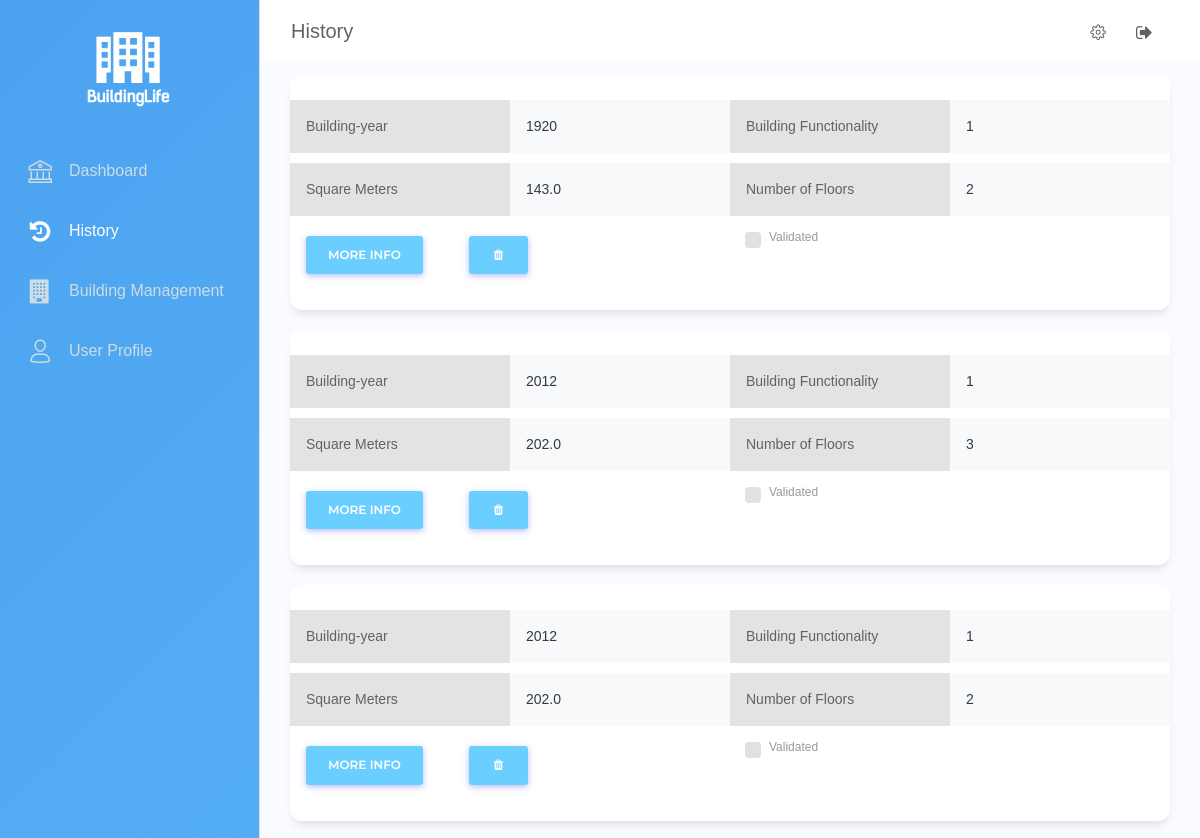
Before: /history (upper part) with the older database file.
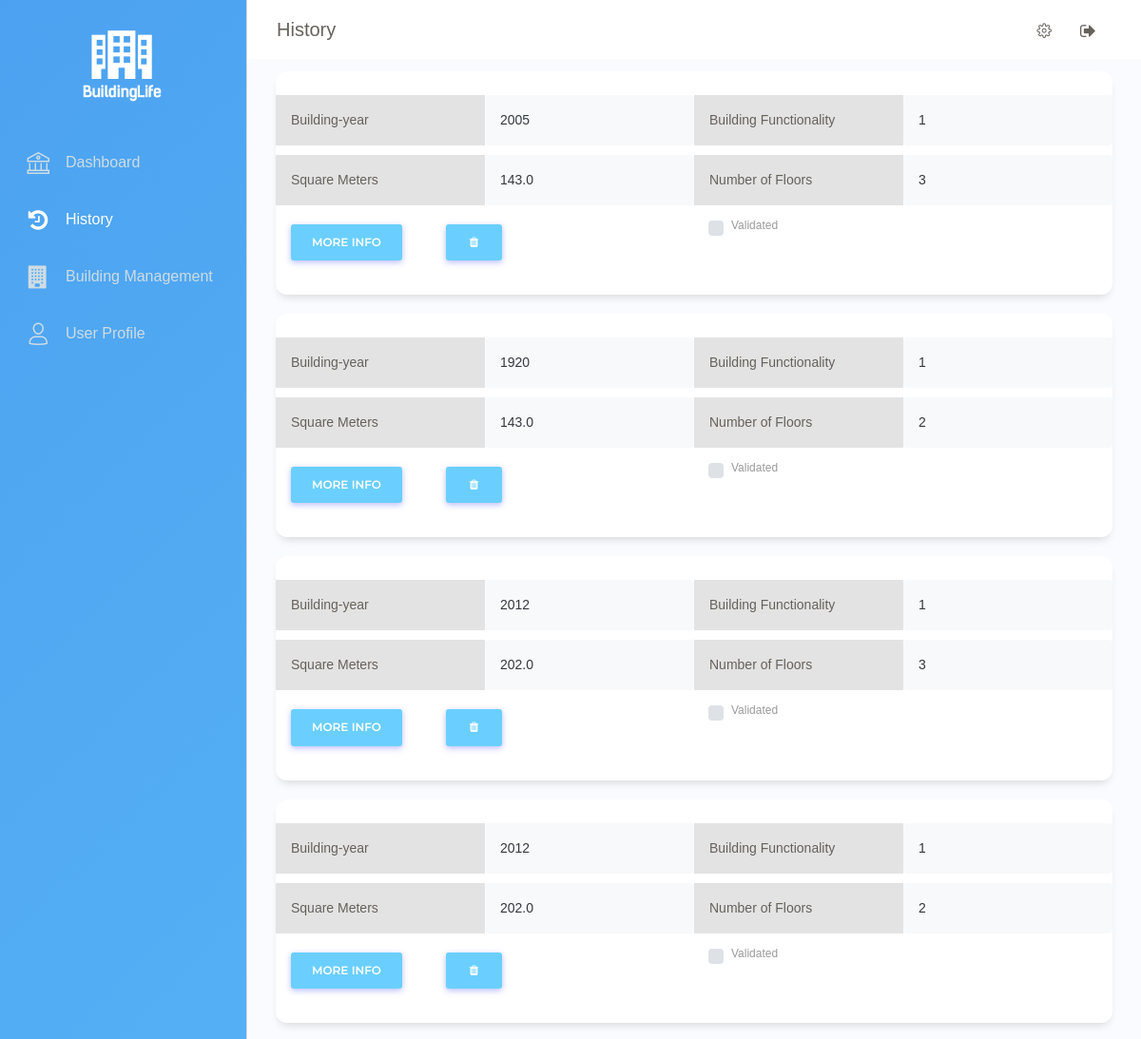
After: the same page with the newer database file.
### app/models.py (models this page shows, shortened)
class Building(db.Model):
	__tablename__ = "Building"
	id                      = db.Column(db.Integer, primary_key=True)
	building_year           = db.Column(db.Integer)
	building_functionality  = db.Column(db.String(120))
	square_meters           = db.Column(db.Float)
	number_floors           = db.Column(db.Integer)
	total_value             = db.Column(db.Integer)
	steel_quantity          = db.Column(db.Integer)
	steel_Value             = db.Column(db.Integer)
	copper_quantity         = db.Column(db.Integer)
	copper_Value            = db.Column(db.Integer)
	concrete_quantity       = db.Column(db.Integer)
	concrete_Value          = db.Column(db.Integer)
	timber_quantity         = db.Column(db.Integer)
	timber_Value            = db.Column(db.Integer)
	glass_quantity          = db.Column(db.Integer)
	glass_Value             = db.Column(db.Integer)
	polystyrene_quantity    = db.Column(db.Integer)
	polystyrene_Value       = db.Column(db.Integer)
	user_id                 = db.Column(db.Integer, db.ForeignKey('user.id'))

### app/routes.py (the view)
@app.route('/history')
def history():
	buildings = Building.query.order_by(Building.id.desc())
	return render_template('history.html', buildings=buildings)

### app/templates/history.html (shortened to what this page needs)
{% extends "base.html" %}
{% block content %}
    <div class="main-panel">
      <nav class="navbar navbar-expand-lg navbar-absolute fixed-top navbar-transparent">
        <div class="container-fluid">
          <div class="navbar-wrapper">
            <a class="navbar-brand" href="#pablo">History</a>
          </div>
          <div class="collapse navbar-collapse justify-content-end" id="navigation">
            <ul class="navbar-nav">
              <li class="nav-item">
                <a class="nav-link btn-rotate">
                  <i class="nc-icon nc-settings-gear-65"></i>
                </a>
              </li>
              <li class="nav-item">
                <a class="nav-link btn-rotate" href="{{url_for('logout')}}">
                  <i class="fa fa-sign-out"></i>
                </a>
              </li>
            </ul>
          </div>
        </div>
      </nav>
      <div class="content">
        <div class="row">
        {% for building in buildings %}
          <div class="col-md-12">
            <div class="card ">
              <div class="card-body ">
                <div class="row" style="margin-top:10px">
                  <div class="p-3 col-md-3" style="background-color: #e3e3e3; color: #66615B">Building-year</div>
                  <div class="p-3 bg-light text-dark rounded col-md-3">{{ building.building_year }}</div>
                  <div class="p-3 col-md-3" style="background-color: #e3e3e3; ; color: #66615B">Building Functionality</div>
                  <div class="p-3 bg-light text-dark rounded col-md-3">{{ building.building_functionality }}</div>
                </div>
                <div class="row" style="margin-top:10px">
                  <div class="p-3 col-md-3" style="background-color: #e3e3e3; color: #66615B">Square Meters</div>
                  <div class="p-3 bg-light text-dark rounded col-md-3">{{ building.square_meters }}</div>
                  <div class="p-3 col-md-3" style="background-color: #e3e3e3; color: #66615B">Number of Floors</div>
                  <div class="p-3 bg-light text-dark rounded col-md-3">{{ building.number_floors }}</div>
                </div>
                <div class="row" style="margin-top:10px">
                  <div class=" col-md-6">
                    <p style="padding: 0 0 0px">
                      <button class="btn btn-primary" type="button" data-toggle="collapse" data-target="#collapseExample{{loop.index}}" aria-expanded="false" aria-controls="collapseExample{{loop.index}}">
                      More info
                      </button>
                      <button class="btn btn-primary" type="button" style="margin-left: 10%"  onclick="var r = confirm('Are you sure you want to delete this estimation ?');
                      if (r == true) {
                        location.href='{{url_for('suppr', idEstimation=building.id)}}';
                      }">
                        <i class="fa fa-trash fa-fw" aria-hidden="true"></i>
                      </button>
                    </p>
                  </div>
                  <div class=" col-md-6">
                    <div class="custom-control custom-checkbox">
                      <label class="custom-control-label" for="checkbox_{{ building.id }}" >Validated</label>
                    </div>
                  </div>
                </div>
            </div>
              </div>
              </div>
			    {% endfor %}
            </div>
	  </div>
  </div>
  {% endblock %}

### app/templates/base.html (shortened to what this page needs)
<!DOCTYPE html>
<html lang="en">
<head>
  <link href="https://maxcdn.bootstrapcdn.com/font-awesome/latest/css/font-awesome.min.css" rel="stylesheet">
   <link href= "{{ url_for('static',filename='Front_end/Dashboard/assets/css/bootstrap.min.css') }}" rel= "stylesheet" >
   <link href= "{{ url_for('static',filename='Front_end/Dashboard/assets/css/paper-dashboard.css') }}" rel= "stylesheet" >
   <link href= "{{ url_for('static',filename='Front_end/Dashboard/assets/css/styleProgressBar.css') }}" rel= "stylesheet" >
   <link rel="stylesheet" href="https://cdnjs.cloudflare.com/ajax/libs/font-awesome/4.7.0/css/font-awesome.min.css">
</head>
<body class="">
  <div class="wrapper ">
    <div class="sidebar" data-color="white" data-active-color="danger">
      <div class="logo mx-auto">
        <a class="sticky-logo" href="dashboard">
          <img style="width: 55%; height:50%; vertical-align: middle;" class="img-fluid mx-auto d-block" src="static/Front_end/img/Logo_Updated.png" alt="" title="">
        </a>
      </div>
	 <div class="sidebar-wrapper" style="overflow: hidden">
        <ul class="nav">
          {% if url_for(request.endpoint) == "/dashboard" %}
            <li class="active ">
          {% else %}
            <li>
          {% endif %}
            <a href="dashboard">
              <i class="nc-icon nc-bank"></i>
              <p style = "font-family: Nunito,sans-serif; font-weight: 400; font-size: 1rem">Dashboard</p>
            </a>
          </li>
          {% if url_for(request.endpoint) == "/history" %}
            <li class="active ">
          {% else %}
            <li>
          {% endif %}
            <a href="history">
              <i class="fa fa-history"></i>
              <p style = "font-family: Nunito,sans-serif; font-weight: 400; font-size: 1rem">History</p>
            </a>
          </li>
          {% if url_for(request.endpoint) == "/BuildingManagement" or url_for(request.endpoint) == "/parameters" or url_for(request.endpoint) == "/building_management_estimation" %}
          <li class="active ">
          {% else %}
          <li>
          {% endif %}
            <a href="BuildingManagement">
              <i class="fa fa-building"></i>
              <p style = "font-family: Nunito,sans-serif; font-weight: 400; font-size: 1rem;">Building Management</p>
            </a>
          </li>
          {% if url_for(request.endpoint) == "/UserProfile" %}
          <li class="active ">
          {% else %}
          <li>
          {% endif %}
            <a href="UserProfile">
              <i class="nc-icon nc-single-02"></i>
              <p style = "font-family: Nunito,sans-serif; font-weight: 400; font-size: 1rem;">User Profile</p>
            </a>
          </li>
        </ul>
      </div>
    </div>
{% block content %}{% endblock %}
</body>
</html>

Changed rows visible on the page:
added Building: building_year "2005", building_functionality "1", square_meters "143.0", number_floors "3"
